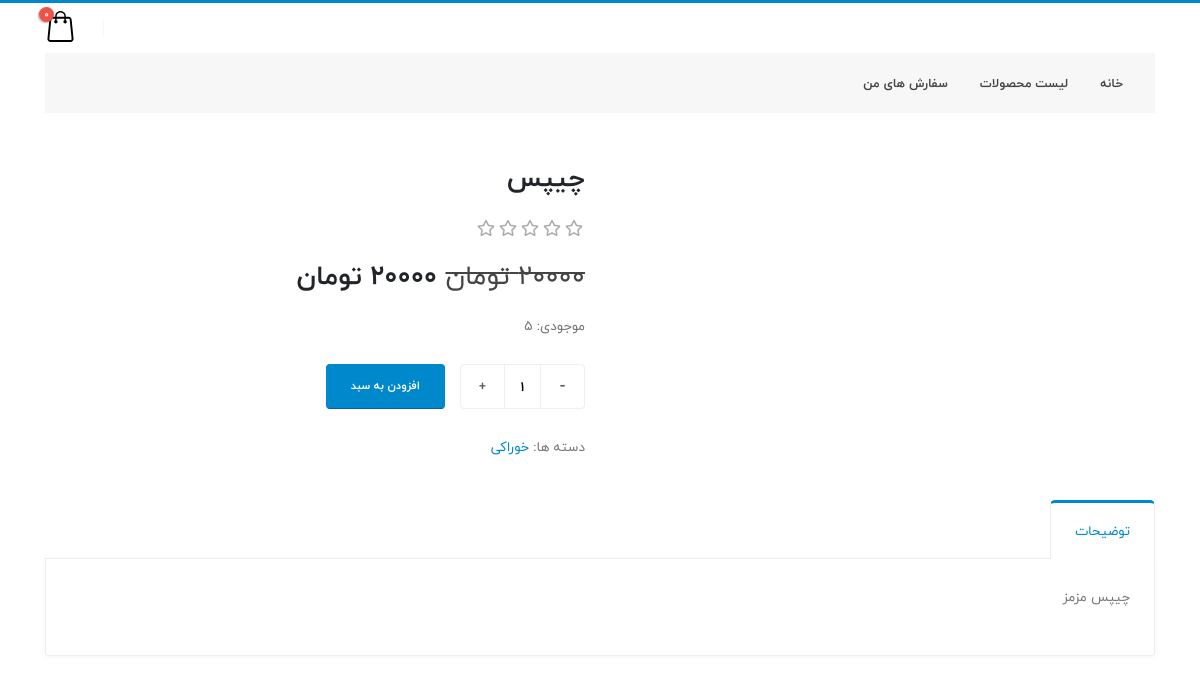
The page /product/2/chips/ on the database its author committed.
### store/models.py (models this page shows, shortened)
class Product(models.Model):
    category = models.ForeignKey(Category, related_name='products', on_delete=models.CASCADE, verbose_name='دسته بندی')
    name = models.CharField(max_length=255, verbose_name='نام')
    slug = models.SlugField(max_length=255, verbose_name='اسلاگ')
    description = models.TextField(max_length=1200, verbose_name='توضیحات')
    inventory = models.PositiveIntegerField(default=0, verbose_name='موجودی')
    price = models.PositiveIntegerField(default=0, verbose_name='قیمت')
    weight = models.PositiveIntegerField(default=0, verbose_name='وزن')
    off = models.PositiveIntegerField(default=0, verbose_name='تخفیف')
    new_price = models.PositiveIntegerField(default=0, verbose_name='قیمت پس از تخفیف')
    created = models.DateTimeField(auto_now_add=True, verbose_name='زمان ایجاد')
    updated = models.DateTimeField(auto_now=True, verbose_name='زمان بروزرسانی')
    class Meta:
        ordering = ['-created']
        indexes = [
            models.Index(fields=['id', 'slug']),
            models.Index(fields=['name']),
            models.Index(fields=['-created']),
        ]
        verbose_name = 'محصول'
        verbose_name_plural = 'محصولات'

class Category(models.Model):
    name = models.CharField(max_length=250, verbose_name='نام دسته بندی')
    slug = models.SlugField(max_length=250, unique=True, verbose_name='اسلاگ')
    class Meta:
        ordering = ['name']
        indexes = [
            models.Index(fields=['name']),
        ]
        verbose_name = 'دسته بندی'
        verbose_name_plural = 'دسته بندی ها'
    def __str__(self):
        return self.name

### store/views.py (the view)
# urls.py: path('product/<int:id>/<slug:slug>/', views.product_detail, name='product_detail'),
def product_detail(request, slug, id):
    product = get_object_or_404(Product, slug=slug, id=id)
    context = {
        'product': product,
    }
    return render(request, "store/detail.html", context)

### cart/cart.py (called while the page is built)
    def get_total_price(self):
        price = sum(item['price'] * item['quantity'] for item in self.cart.values())
        return price

    def __len__(self):
        return sum(item['quantity'] for item in self.cart.values())

### cart/context_processors.py (called while the page is built)
def cart(request):
    return {'cart': Cart(request)}

### store/templates/store/detail.html (shortened to what this page needs)
<!DOCTYPE html>
<html dir="rtl" lang="fa">
{% extends 'parent/base.html' %}
{% load static %}
{% block content %}
		<div class="body">
			<div role="main" class="main shop pt-4">
				<div class="container">
					<div class="row">
						<div class="col-lg-6">
						</div>
						<div class="col-lg-6">
							<div class="summary entry-summary">
								<h1 class="mb-2 font-weight-bold text-7">{{ product.name }}</h1>
								<div class="py-1 clearfix">
									<div title="Rated 3 out of 5" class="float-left">
									</div>
								</div>
								<p class="price">
                                    <del><span class="amount">{{ product.price }} تومان</span></del>
									<span class="amount text-dark font-weight-semibold">{{ product.new_price }} تومان</span>
								</p>
								<p class="mb-4">موجودی: {{ product.inventory }}</p>
									<div class="quantity quantity-lg">
										<input type="button" class="minus" value="-">
										<input type="text" class="input-text qty text" title="Qty" value="1" name="quantity" id="id-quantity" min="1" step="1">
										<input type="button" class="plus" value="+">
									</div>
                                {% if count %}
                                    <button type="button" class="btn btn-primary btn-modern text-uppercase mb-4" id="add-cart" disabled>فاقد موجودی</button>
                                {% else %}
                                    <button type="button" class="btn btn-primary btn-modern text-uppercase mb-4" id="add-cart">افزودن به سبد</button>
                                {% endif %}
								<div class="product-meta">
									<span class="posted-in">دسته ها: <a rel="tag" href="#">{{ product.category }}</a></span>
								</div>
							</div>
						</div>
					</div>
					<div class="row">
						<div class="col">
							<div class="tabs tabs-product mb-2">
								<ul class="nav nav-tabs d-block d-sm-flex">
									<li class="nav-item active"><a class="nav-link py-3 px-4" href="#productDescription" data-toggle="tab">توضیحات</a></li>
								</ul>
								<div class="tab-content p-0">
									<div class="tab-pane p-4 active" id="productDescription">
										<p>{{ product.description }}</p>
									</div>
								</div>
							</div>
						</div>
					</div>
				</div>
			</div>
		</div>
{% endblock %}

### store/static/css/theme-shop.css (style rules this page uses)
.shop .summary .price { color: #444; font-size: 2em; line-height: 30px; margin-top: 15px; clear: both; }
.shop .summary h1 { font-family: inherit; }
.shop .quantity { margin: 0 0 25px 15px; overflow: hidden; position: relative; width: 125px; height: 40px; float: right; }
.shop .quantity .minus { background: transparent; border: 1px solid #F0F0F0; border-radius: 2px; box-shadow: none; color: #5E5E5E; cursor: pointer; display: block; font-size: 18px; font-weight: bold; height: 40px; line-height: 13px; margin: 0; overflow: visible; outline: 0; padding: 0; position: absolute; text-align: center; text-decoration: none; vertical-align: text-top; width: 40px; border-radius: 0 0.25rem 0.25rem 0; }
.shop .quantity .plus { background: transparent; border: 1px solid #F0F0F0; border-radius: 2px; box-shadow: none; color: #5E5E5E; cursor: pointer; display: block; font-size: 13px; font-weight: bold; height: 40px; line-height: 13px; margin: 0; overflow: visible; outline: 0; padding: 0; position: absolute; text-align: center; text-decoration: none; vertical-align: text-top; width: 40px; border-radius: 0.25rem 0 0 0.25rem; left: 0; top: 0; }
.shop .quantity .qty { border: 1px solid #F0F0F0; box-shadow: none; float: right; height: 40px; padding: 0 39px; text-align: center; width: 125px; font-weight: bold; font-size: 1em; outline: 0; border-radius: .25rem; }
.shop .quantity.quantity-lg { height: 45px; }
.shop .quantity.quantity-lg .minus { height: 45px; width: 45px; }
.shop .quantity.quantity-lg .plus { height: 45px; width: 45px; }
.shop .quantity.quantity-lg .qty { height: 45px; }
.shop .product-meta { clear: both; }
.shop .tabs-product { margin-top: 40px; }

### rows shown on the page
Product: name "چیپس", price "20000", inventory "5", category "خوراکی", description "چیپس مزمز"

### other values the page prints
{{ item_count }} "0"
